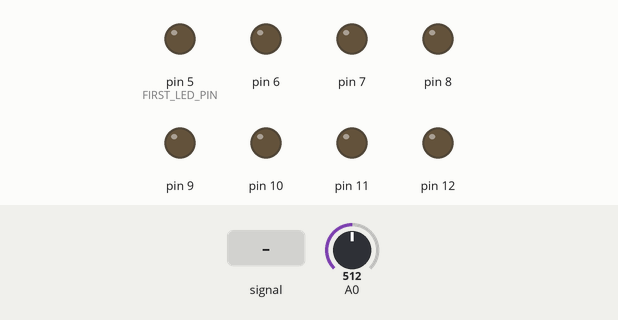
Bench run of a sketch on a simulated Arduino Uno, built with avr-gcc and run on an emulated ATmega328P. Parts: output pins drawn as LEDs (lit = HIGH). The inputs (shaded band) are chosen by the test bench; at power-on: A0 = 512.

Above: at 1.2 s.
1.3 s: A0 fed a 200 Hz sine of ±81 counts around its level
At 2.7 s:
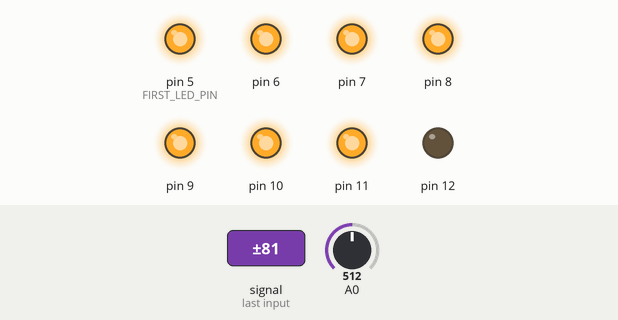
4.3 s: A0 set to 490
At 5.5 s:
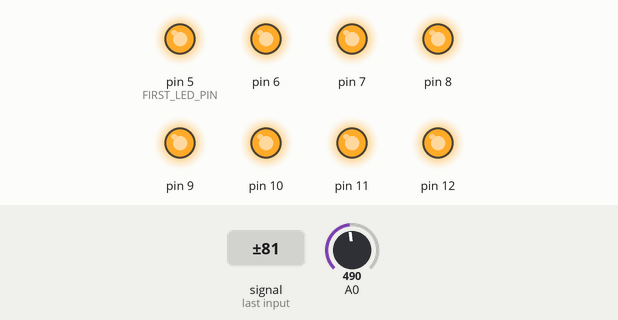
5.8 s: A0 set to 506
At 5.98 s:
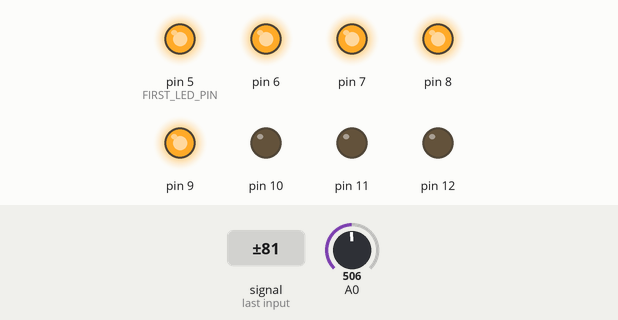
8.8 s: A0 set to 306
At 8.85 s:
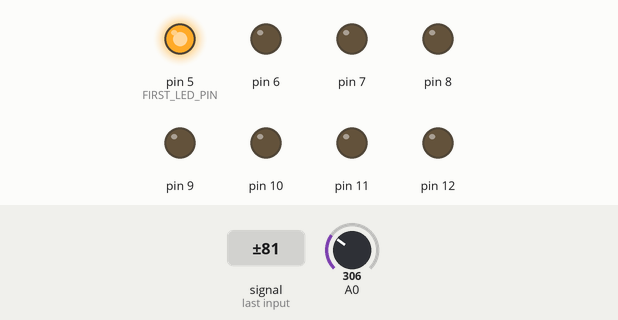
Timing chart, 0 to 11.8 s (numbered marks = the images above; inputs shaded):
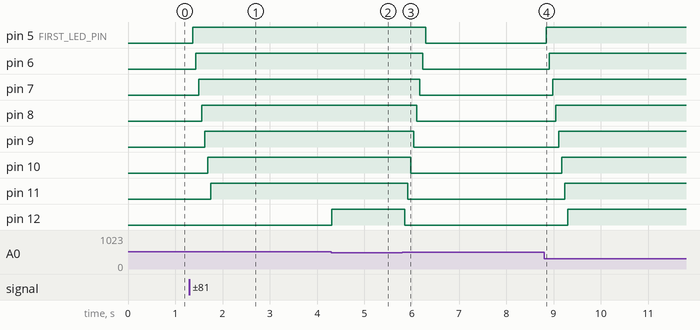

The sketch:

micro.ino
```cpp
const int FIRST_LED_PIN = 5;
const int NUM_LEDS = 8;
// Analog pin A0 which is connected to microphone's output receives just a binary
// signals. To measure a volume of sound we need to make several reads
// (see pulse-width modulation).
const int NUM_PIN_READS = 200;

void setup() {
  pinMode(A0, INPUT);

  for (int i = 0; i < NUM_LEDS; ++i)
    pinMode(FIRST_LED_PIN + i, OUTPUT);
}

// There is some delay between an actual sound volume and displayed one.
int top = 0;

void loop() {
    // Estimete a sound.
    float n = 0;
    for (int i = 0; i < NUM_PIN_READS; ++i) {
      // analogRead(A0) returns 1023 or some small number close to 0 here. So
      // we use value 500 to say if sound is detected.
      n += analogRead(A0) < 500;
    }
    // Map to [0, 1]
    n /= NUM_PIN_READS;

    // Compute how many LEDs should be turned on.
    int i;
    for (i = 0; i < NUM_LEDS; ++i) {
      float bound = float(i + 1) / NUM_LEDS;
      // It's just a heuristic function.
      if (n < 0.5 * bound * bound) {
        break;
      }
    }

    if (i != top) {
      // We make top number of LEDs increase/decrease smother.
      top = max(0, min(top + (i > top ? 1 : -1), NUM_LEDS));
      for (i = 0; i < top; ++i) {
        digitalWrite(FIRST_LED_PIN + i, HIGH);
      }
      for (; i < NUM_LEDS; ++i) {
        digitalWrite(FIRST_LED_PIN + i, LOW);
      }
    }
    delay(40);
}
```

Measured:
- the behaviour switches between 499 and 500 on A0 (found by bisection; images 2 and 3)
- after the input at 1.3 s, pin 5 (FIRST_LED_PIN): LOW → HIGH after 0.06 s; pin 6: LOW → HIGH after 0.13 s; pin 7: LOW → HIGH after 0.19 s; pin 8: LOW → HIGH after 0.26 s; pin 9: LOW → HIGH after 0.32 s
- after the input at 4.3 s, pin 12: LOW → HIGH at once
- after the input at 5.8 s, pin 5 (FIRST_LED_PIN): HIGH → LOW after 0.50 s; pin 6: HIGH → LOW after 0.43 s; pin 7: HIGH → LOW after 0.37 s; pin 8: HIGH → LOW after 0.30 s; pin 9: HIGH → LOW after 0.24 s
- after the input at 8.8 s, pin 5 (FIRST_LED_PIN): LOW → HIGH after 0.05 s; pin 6: LOW → HIGH after 0.11 s; pin 7: LOW → HIGH after 0.18 s; pin 8: LOW → HIGH after 0.24 s; pin 9: LOW → HIGH after 0.31 s
